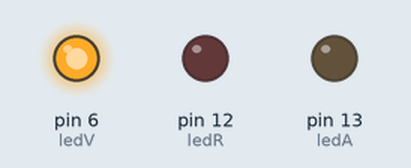
Simulated run of this sketch. Board: Arduino Uno, built with avr-gcc and run on an emulated ATmega328P. Shown: output pins drawn as LEDs (lit = HIGH).

Above: at 1.5 s.
At 7.5 s:
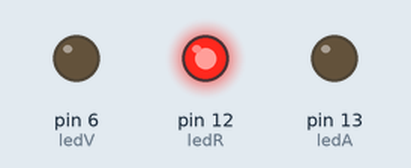
At 11.5 s:
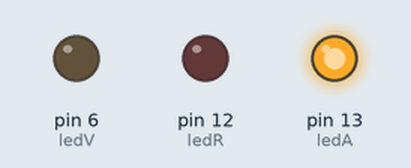
Timing chart, 0 to 15.6 s (numbered marks = the images above):
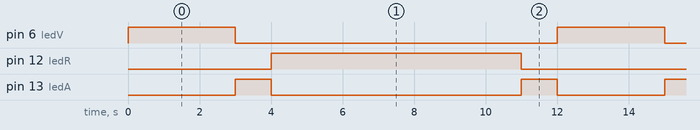

The sketch:

semaforo.ino
```cpp
int ledV =6;
int ledA =13;
int ledR =12;


void setup() {
  pinMode (ledV,OUTPUT);
  pinMode (ledA,OUTPUT);
  pinMode (ledR,OUTPUT);
  // put your setup code here, to run once:

}

void loop() {
  digitalWrite (ledV, HIGH);
  delay (3000);
  digitalWrite (ledV, LOW);
  digitalWrite (ledA, HIGH);
  delay (1000);
  digitalWrite (ledA, LOW);
  digitalWrite (ledR, HIGH);
  delay (3000);
  digitalWrite (ledR, LOW);
  digitalWrite (ledR, HIGH);
  delay (4000);
  digitalWrite (ledR, LOW);
  digitalWrite (ledA, HIGH);
  delay (1000);
  digitalWrite (ledA, LOW);

}
```

Measured:
- by itself, pin 6 (ledV): alternates HIGH for 3.0 s and LOW for 9.0 s
- by itself, pin 12 (ledR): alternates HIGH for 7.0 s and LOW for 5.0 s
- by itself, pin 13 (ledA): repeats every 12.0 s: LOW 7.0 s, HIGH 1.0 s, LOW 3.0 s, HIGH 1.0 s
